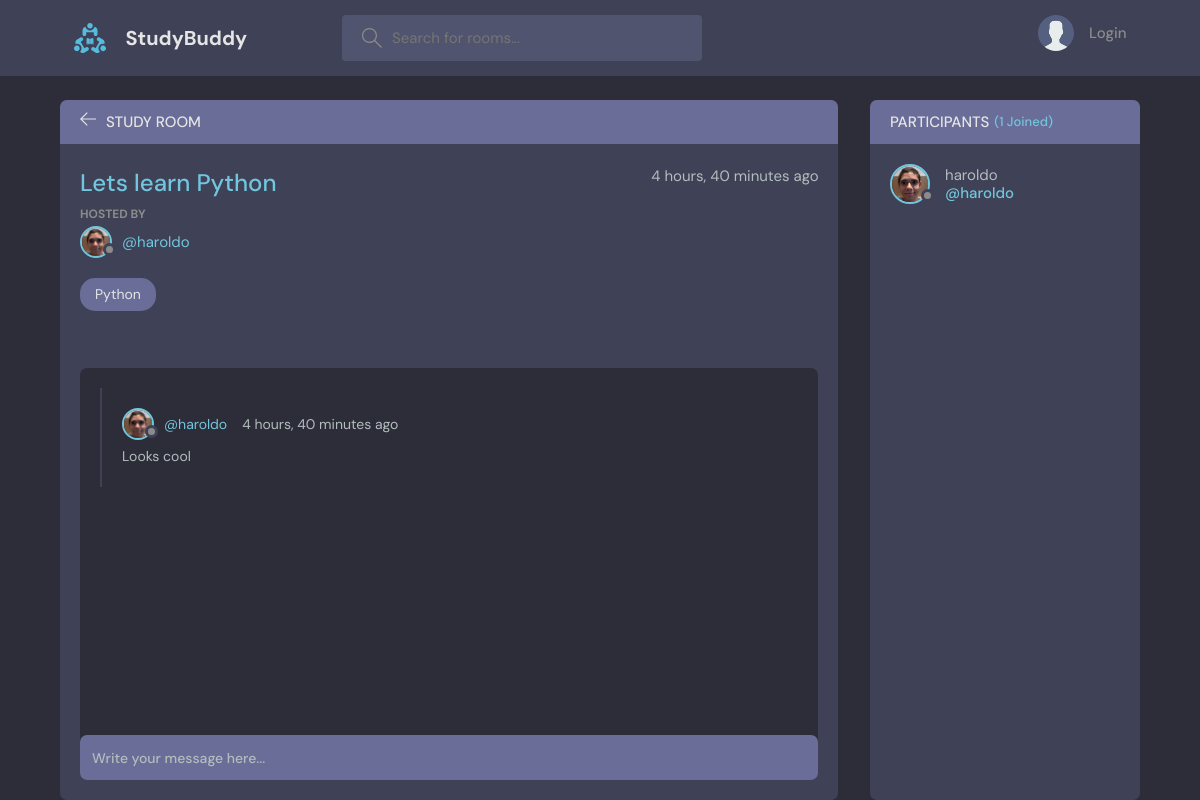
The page /room/1/ on the database its author committed.
### base/models.py (models this page shows, shortened)
class Room(models.Model):
    host = models.ForeignKey(User, on_delete=models.SET_NULL, null=True)
    topic = models.ForeignKey(Topic, on_delete=models.SET_NULL, null=True)
    name = models.CharField(max_length=200)
    description = models.TextField(null=True, blank=True)
    participants = models.ManyToManyField(
        User, related_name='participants', blank=True
    )
    updated = models.DateTimeField(auto_now=True)
    created = models.DateTimeField(auto_now_add=True)
    class Meta:
        ordering = ['-updated', '-created']

class User(AbstractUser):
    name = models.CharField(max_length=50, null=True)
    username = models.CharField(
        max_length=50,
        unique=True,
        null=True,
        validators=[ASCIIUsernameValidator()],
    )
    email = models.EmailField(unique=True, null=True)
    bio = models.TextField(null=True, blank=True)
    avatar = models.ImageField(null=True, blank=True, default='avatar.svg')
    USERNAME_FIELD = 'email'
    REQUIRED_FIELDS = []

class Topic(models.Model):
    name = models.CharField(max_length=200)
    def __str__(self):
        return self.name

class Message(models.Model):
    user = models.ForeignKey(User, on_delete=models.CASCADE)
    room = models.ForeignKey(Room, on_delete=models.CASCADE)
    body = models.TextField()
    updated = models.DateTimeField(auto_now=True)
    created = models.DateTimeField(auto_now_add=True)
    class Meta:
        ordering = ['-updated', '-created']

### base/views.py (the view)
# urls.py: path('room/<str:pk>/', views.get_room),
def room(request, pk):
    room = Room.objects.get(id=pk)
    if request.method == 'POST':
        message = Message.objects.create(
            user=request.user, room=room, body=request.POST.get('body')
        )
        room.participants.add(request.user)
        return redirect('room', pk=room.id)
    messages = room.message_set.all()
    participants = room.participants.all()
    context = {
        'room': room,
        'room_messages': messages,
        'participants': participants,
    }
    return render(request, 'base/room.html', context)

### base/templates/base/room.html (shortened to what this page needs)
{% extends "main.html" %}
{% block content %}
<main class="profile-page layout layout--2">
  <div class="container">
    <div class="room">
      <div class="room__top">
        <div class="room__topLeft">
          <a href="{% url 'home' %}">
            <svg version="1.1" xmlns="http://www.w3.org/2000/svg" width="32"
              height="32" viewbox="0 0 32 32">
              <title>arrow-left</title>
              <path
                d="M13.723 2.286l-13.723 13.714 13.719 13.714 1.616-1.611-10.96-10.96h27.625v-2.286h-27.625l10.965-10.965-1.616-1.607z">
              </path>
            </svg>
          </a>
          <h3>Study Room</h3>
        </div>
      </div>
      <div class="room__box scroll">
        <div class="room__header scroll">
          <div class="room__info">
            <h3>{{room.name}}</h3>
            <span>{{room.created|timesince}}
              ago</span>
          </div>
          <div class="room__hosted">
            <p>Hosted By</p>
            <a href="{% url 'user-profile' room.host.id %}"
              class="room__author">
              <div class="avatar avatar--small">
                <img src="{{room.host.avatar.url}}" />
              </div>
              <span>@{{room.host.username}}</span>
            </a>
          </div>
          <span class="room__topics">{{room.topic}}</span>
        </div>
        <div class="room__conversation">
          <div class="threads scroll">
            {% for message in room_messages %}
            <div class="thread">
              <div class="thread__top">
                <div class="thread__author">
                  <a href="{% url 'user-profile' message.user.id %}"
                    class="thread__authorInfo">
                    <div class="avatar avatar--small">
                      <img src="{{message.user.avatar.url}}" />
                    </div>
                    <span>@{{message.user.username}}</span>
                  </a>
                  <span class="thread__date">{{message.created|timesince}}
                    ago</span>
                </div>
              </div>
              <div class="thread__details">
                {{message.body}}
              </div>
            </div>
            {% endfor %}
          </div>
        </div>
      </div>
      <div class="room__message">
        <form action="" method="post">
          <input name="body" placeholder="Write your message here..." />
        </form>
      </div>
    </div>
    <div class="participants">
      <h3 class="participants__top">Participants
        <span>({{participants.count}}
          Joined)</span></h3>
      <div class="participants__list scroll">
        {% for user in participants %}
        <a href="{% url 'user-profile' user.id %}" class="participant">
          <div class="avatar avatar--medium">
            <img src="{{user.avatar.url}}" />
          </div>
          <p>
            {{user.username}}
            <span>@{{user.username}}</span>
          </p>
        </a>
        {% endfor %}
      </div>
    </div>
  </div>
</main>
{% endblock content %}

### rows shown on the page
Room: name "Lets learn Python", created "4 hours, 40 minutes", host.avatar (picture), host.username "haroldo", topic "Python"
Message: user.avatar (picture), user.username "haroldo", created "4 hours, 40 minutes", body "Looks cool"
User: avatar (picture), username "haroldo"

### other values the page prints
{{ participants.count }} "1"
